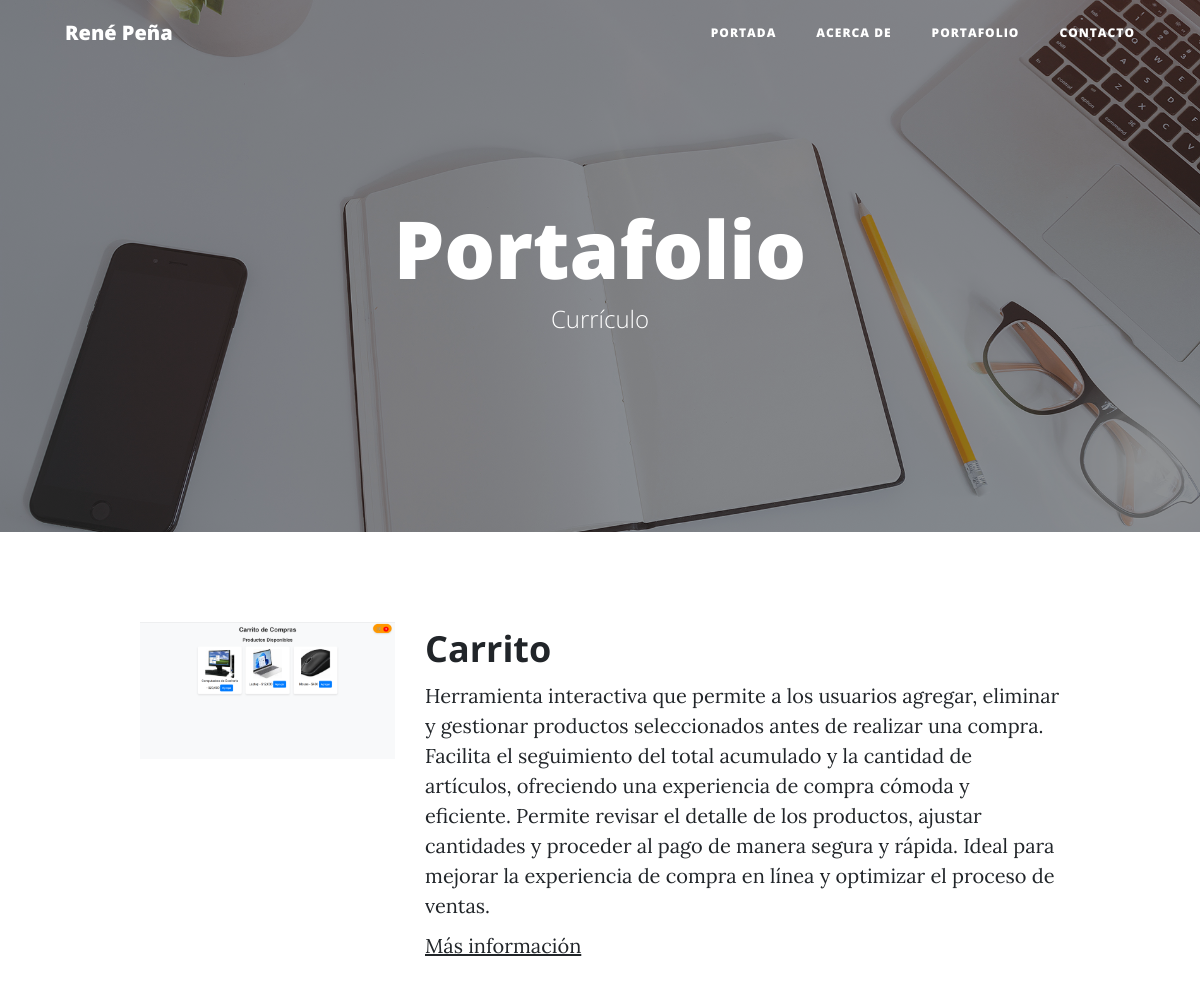
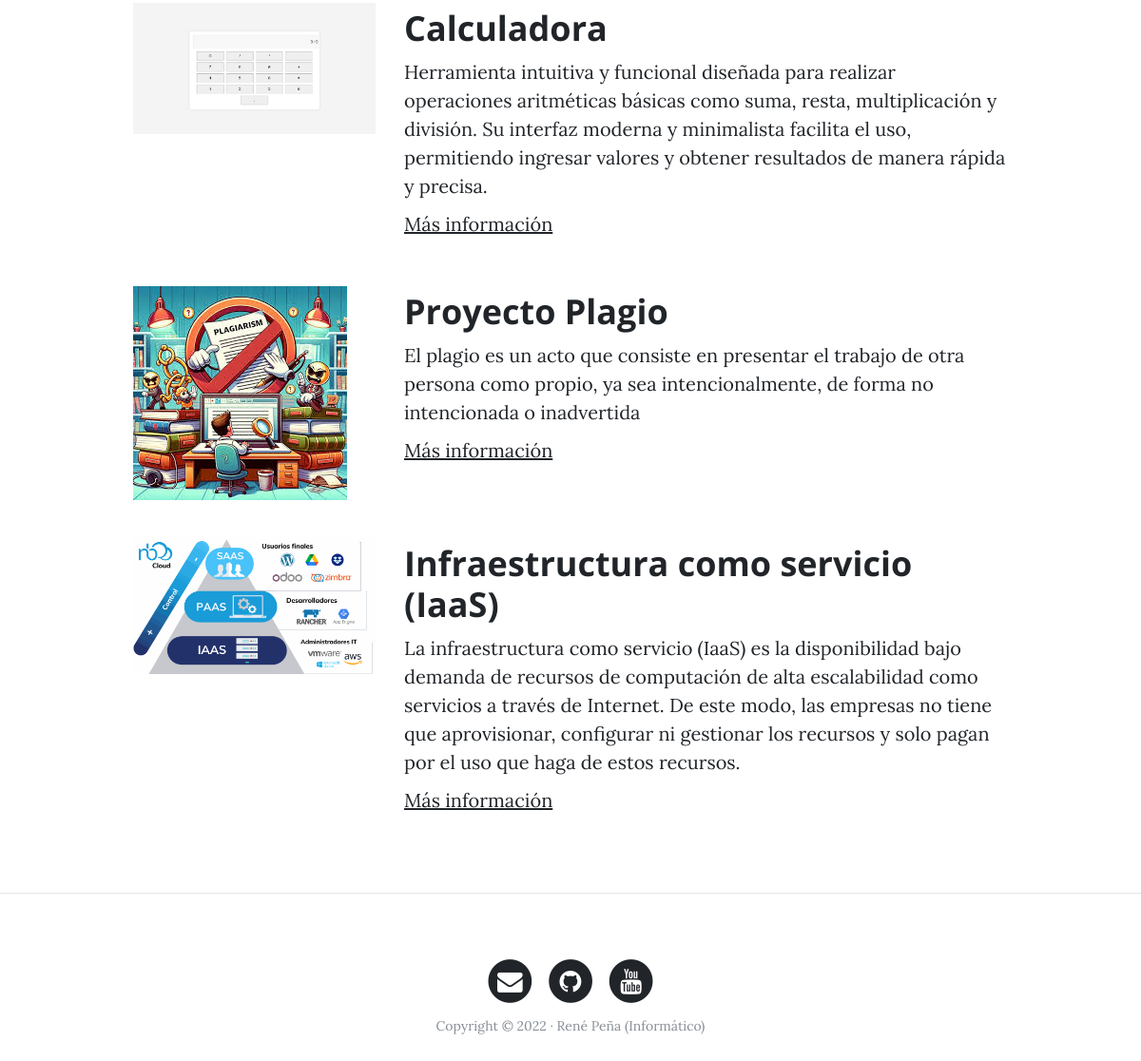
The page /portfolio/ on the database its author committed (2 pictures, top to bottom).
### portfolio/models.py (models this page shows, shortened)
class Project(models.Model):
    title = models.CharField(max_length=200, verbose_name="Título")
    description = models.TextField(verbose_name="Descripción")
    image = models.ImageField(verbose_name="Imagen", upload_to="projects")
    link = models.URLField(verbose_name="Dirección Web", null=True, blank=True)
    created = models.DateTimeField(auto_now_add=True, verbose_name="Fecha de creación")
    updated = models.DateTimeField(auto_now=True, verbose_name="Fecha de edición")
    class Meta:
        verbose_name = "proyecto"
        verbose_name_plural = "proyectos"
        ordering = ["-created"]

### portfolio/views.py (the view)
# urls.py: path('portfolio/', portfolio_views.portfolio, name="portfolio"),
def portfolio(request):
    projects = Project.objects.all()
    return render(request, "portfolio/portfolio.html", {'projects': projects})

### portfolio/templates/portfolio/portfolio.html (shortened to what this page needs)
{% extends 'core/base.html' %}
{% block background %}{% load static %}{% static 'core/img/portfolio-bg.jpg' %}{% endblock %}
{% block headers %}
<h1>Portafolio</h1>
<span class="subheading">Currículo</span>
{% endblock %}
{% block content %}
    {% for project in projects %}
        <div class="row project">
            <div class="col-lg-3 col-md-4 offset-lg-1">
                <img class="img-fluid" src="{{project.image.url}}" alt="">
            </div>
            <div class="col-lg-7 col-md-8">
                <h2 class="section-heading title">{{project.title}}</h2>
                <p>{{project.description}}</p>
                {% if project.link %}
                    <p><a href="{{project.link}}">Más información</a></p>
                {% endif %}
            </div>
        </div>
    {% endfor %}
{% endblock %}

### core/templates/core/base.html (shortened to what this page needs)
<!DOCTYPE html>
<html lang="es">
  <head>
    {% load static %}
    <link href="{% static 'core/vendor/bootstrap/css/bootstrap.min.css' %}" rel="stylesheet">
    <link href="{% static 'core/vendor/font-awesome/css/font-awesome.min.css' %}" rel="stylesheet" type="text/css">
    <link href="{% static 'core/css/clean-blog.min.css' %}" rel="stylesheet">
  </head>
  <body>
    <nav class="navbar navbar-expand-lg navbar-light fixed-top" id="mainNav">
      <div class="container">
        <a class="navbar-brand" href="{% url 'home' %}">René Peña</a>
        <div class="collapse navbar-collapse" id="navbarResponsive">
          <ul class="navbar-nav ml-auto">
            <li class="nav-item">
              <a class="nav-link" href="{% url 'home' %}">Portada</a>
            </li>
            <li class="nav-item">
              <a class="nav-link" href="{% url 'about' %}">Acerca de</a>
            </li>
            <li class="nav-item">
              <a class="nav-link" href="{% url 'portfolio' %}">Portafolio</a>
            </li>
            <li class="nav-item">
              <a class="nav-link" href="{% url 'contact' %}">Contacto</a>
            </li>
          </ul>
        </div>
      </div>
    </nav>
    <header class="masthead" style="background-image: url('{% block background %}{% endblock %}')">
      <div class="overlay"></div>
      <div class="container">
        <div class="row">
          <div class="col-lg-8 col-md-10 mx-auto">
            <div class="site-heading">
              {% block headers %}{% endblock %}
            </div>
          </div>
        </div>
      </div>
    </header>
    <div class="container">
      {% block content %}{% endblock %}
    </div>
    {% if request.path != "/" %}<hr>{% endif %}
    <footer>
      <div class="container">
        <div class="row">
          <div class="col-lg-8 col-md-10 mx-auto">
            <ul class="list-inline text-center">
              <li class="list-inline-item">
                <a href="#">
                  <span class="fa-stack fa-lg">
                    <i class="fa fa-circle fa-stack-2x"></i>
                    <i class="fa fa-envelope fa-stack-1x fa-inverse"></i>
                  </span>
                </a>
              </li>
              <li class="list-inline-item">
                <a href="#">
                  <span class="fa-stack fa-lg">
                    <i class="fa fa-circle fa-stack-2x"></i>
                    <i class="fa fa-github fa-stack-1x fa-inverse"></i>
                  </span>
                </a>
              </li>
              <li class="list-inline-item">
                <a href="#">
                  <span class="fa-stack fa-lg">
                    <i class="fa fa-circle fa-stack-2x"></i>
                    <i class="fa fa-youtube fa-stack-1x fa-inverse"></i>
                  </span>
                </a>
              </li>
            </ul>
            <p class="copyright text-muted">Copyright &copy; 2022 · René Peña (Informático) </p>
          </div>
        </div>
      </div>
    </footer>
  </body>
</html>

### rows shown on the page
Project: image (picture), title "Carrito", description "Herramienta interactiva que permite a los usuarios agregar, eliminar y gestionar productos seleccionados antes de realizar una compra. Facilita el seguimiento del total acumulado y la cantidad de artículos, ofreciendo una experiencia de compra cómoda y eficiente. Permite revisar el detalle de los productos, ajustar cantidades y proceder al pago de manera segura y rápida. Ideal para mejorar la experiencia de compra en línea y optimizar el proceso de ventas."
Project: image (picture), title "Calculadora", description "Herramienta intuitiva y funcional diseñada para realizar operaciones aritméticas básicas como suma, resta, multiplicación y división. Su interfaz moderna y minimalista facilita el uso, permitiendo ingresar valores y obtener resultados de manera rápida y precisa."
Project: image (picture), title "Proyecto Plagio", description "El plagio es un acto que consiste en presentar el trabajo de otra persona como propio, ya sea intencionalmente, de forma no intencionada o inadvertida"
Project: image (picture), title "Infraestructura como servicio (IaaS)", description "La infraestructura como servicio (IaaS) es la disponibilidad bajo demanda de recursos de computación de alta escalabilidad como servicios a través de Internet. De este modo, las empresas no tiene que aprovisionar, configurar ni gestionar los recursos y solo pagan por el uso que haga de estos recursos."
